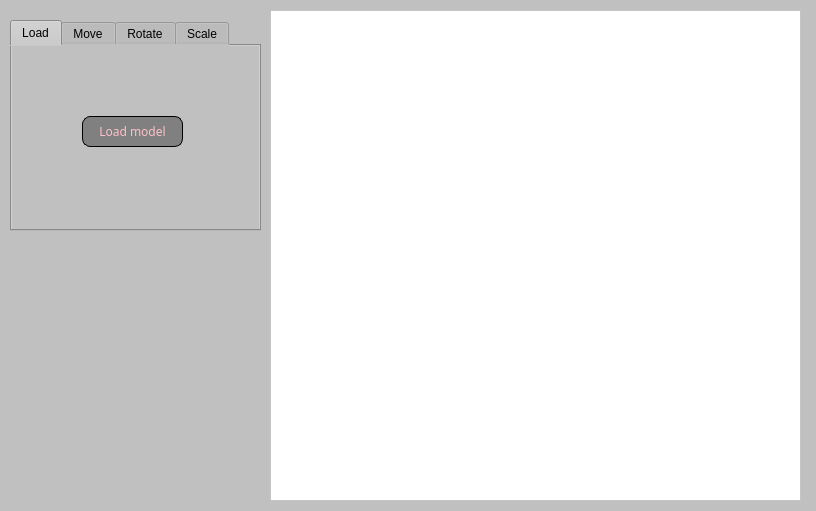
<?xml version="1.0" encoding="UTF-8"?>
<ui version="4.0">
 <class>mainwidget</class>
 <widget class="QMainWindow" name="mainwidget">
  <property name="geometry">
   <rect>
    <x>0</x>
    <y>0</y>
    <width>816</width>
    <height>511</height>
   </rect>
  </property>
  <property name="windowTitle">
   <string>mainwidget</string>
  </property>
  <property name="styleSheet">
   <string notr="true">background: silver;</string>
  </property>
  <widget class="QWidget" name="centralWidget">
   <widget class="QGraphicsView" name="graphicsView">
    <property name="geometry">
     <rect>
      <x>270</x>
      <y>10</y>
      <width>531</width>
      <height>491</height>
     </rect>
    </property>
    <property name="styleSheet">
     <string notr="true">background: white;</string>
    </property>
   </widget>
   <widget class="QTabWidget" name="tabWidget">
    <property name="geometry">
     <rect>
      <x>10</x>
      <y>20</y>
      <width>251</width>
      <height>211</height>
     </rect>
    </property>
    <property name="autoFillBackground">
     <bool>false</bool>
    </property>
    <property name="styleSheet">
     <string notr="true">background: silver;</string>
    </property>
    <property name="currentIndex">
     <number>0</number>
    </property>
    <widget class="QWidget" name="tab">
     <attribute name="title">
      <string>Load</string>
     </attribute>
     <widget class="QPushButton" name="loadButton">
      <property name="geometry">
       <rect>
        <x>70</x>
        <y>70</y>
        <width>101</width>
        <height>31</height>
       </rect>
      </property>
      <property name="styleSheet">
       <string notr="true">#loadButton {
background: grey; 
color: pink;
 font-family: Menlo;
 border: 1px solid black; 
border-radius: 8px;
}
#loadButton:hover {
	color: green;
	font-size: 14px;
	background: white;
}
#loadButton:pressed {
	font-size: 15px;
	color: darkgreen;
	background: darkgrey;
}</string>
      </property>
      <property name="text">
       <string>Load model</string>
      </property>
     </widget>
    </widget>
    <widget class="QWidget" name="tab_2">
     <attribute name="title">
      <string>Move</string>
     </attribute>
     <widget class="QPushButton" name="moveButton">
      <property name="geometry">
       <rect>
        <x>80</x>
        <y>130</y>
        <width>80</width>
        <height>31</height>
       </rect>
      </property>
      <property name="styleSheet">
       <string notr="true">#moveButton {
background: silver; 
color: black;
 font-family: Menlo;
 border: 1px solid black; 
border-radius: 3px;
}
#moveButton:hover {
	color: green;
	font-size: 14px;
	background: white;
}
#moveButton:pressed {
	font-size: 15px;
	color: darkgreen;
	background: darkgrey;
}</string>
      </property>
      <property name="text">
       <string>Move</string>
      </property>
     </widget>
     <widget class="QLineEdit" name="dx_input">
      <property name="geometry">
       <rect>
        <x>70</x>
        <y>20</y>
        <width>113</width>
        <height>24</height>
       </rect>
      </property>
      <property name="styleSheet">
       <string notr="true">background: white</string>
      </property>
      <property name="text">
       <string>0</string>
      </property>
     </widget>
     <widget class="QLineEdit" name="dy_input">
      <property name="geometry">
       <rect>
        <x>70</x>
        <y>50</y>
        <width>113</width>
        <height>24</height>
       </rect>
      </property>
      <property name="styleSheet">
       <string notr="true">background: white</string>
      </property>
      <property name="text">
       <string>0</string>
      </property>
     </widget>
     <widget class="QLineEdit" name="dz_input">
      <property name="geometry">
       <rect>
        <x>70</x>
        <y>80</y>
        <width>113</width>
        <height>24</height>
       </rect>
      </property>
      <property name="styleSheet">
       <string notr="true">background: white</string>
      </property>
      <property name="text">
       <string>0</string>
      </property>
     </widget>
     <widget class="QLabel" name="label">
      <property name="geometry">
       <rect>
        <x>40</x>
        <y>20</y>
        <width>21</width>
        <height>16</height>
       </rect>
      </property>
      <property name="styleSheet">
       <string notr="true">color: black</string>
      </property>
      <property name="text">
       <string>dX</string>
      </property>
     </widget>
     <widget class="QLabel" name="label_2">
      <property name="geometry">
       <rect>
        <x>40</x>
        <y>50</y>
        <width>21</width>
        <height>16</height>
       </rect>
      </property>
      <property name="styleSheet">
       <string notr="true">color: black</string>
      </property>
      <property name="text">
       <string>dY</string>
      </property>
     </widget>
     <widget class="QLabel" name="label_3">
      <property name="geometry">
       <rect>
        <x>40</x>
        <y>80</y>
        <width>21</width>
        <height>16</height>
       </rect>
      </property>
      <property name="styleSheet">
       <string notr="true">color: black</string>
      </property>
      <property name="text">
       <string>dZ</string>
      </property>
     </widget>
    </widget>
    <widget class="QWidget" name="tab_3">
     <attribute name="title">
      <string>Rotate</string>
     </attribute>
     <widget class="QPushButton" name="rotateButton">
      <property name="geometry">
       <rect>
        <x>80</x>
        <y>130</y>
        <width>80</width>
        <height>31</height>
       </rect>
      </property>
      <property name="styleSheet">
       <string notr="true">#rotateButton {
background: silver; 
color: black;
 font-family: Menlo;
 border: 1px solid black; 
border-radius: 3px;
}
#rotateButton:hover {
	color: green;
	font-size: 14px;
	background: white;
}
#rotateButton:pressed {
	font-size: 15px;
	color: darkgreen;
	background: darkgrey;
}</string>
      </property>
      <property name="text">
       <string>Rotate</string>
      </property>
     </widget>
     <widget class="QLabel" name="z_angle">
      <property name="geometry">
       <rect>
        <x>40</x>
        <y>80</y>
        <width>21</width>
        <height>16</height>
       </rect>
      </property>
      <property name="styleSheet">
       <string notr="true">color: black</string>
      </property>
      <property name="text">
       <string>dZ</string>
      </property>
     </widget>
     <widget class="QLineEdit" name="ry_input">
      <property name="geometry">
       <rect>
        <x>70</x>
        <y>50</y>
        <width>113</width>
        <height>24</height>
       </rect>
      </property>
      <property name="styleSheet">
       <string notr="true">background: white</string>
      </property>
      <property name="text">
       <string>0</string>
      </property>
     </widget>
     <widget class="QLineEdit" name="rx_input">
      <property name="geometry">
       <rect>
        <x>70</x>
        <y>20</y>
        <width>113</width>
        <height>24</height>
       </rect>
      </property>
      <property name="styleSheet">
       <string notr="true">background: white</string>
      </property>
      <property name="text">
       <string>0</string>
      </property>
     </widget>
     <widget class="QLineEdit" name="rz_input">
      <property name="geometry">
       <rect>
        <x>70</x>
        <y>80</y>
        <width>113</width>
        <height>24</height>
       </rect>
      </property>
      <property name="styleSheet">
       <string notr="true">background: white</string>
      </property>
      <property name="text">
       <string>0</string>
      </property>
     </widget>
     <widget class="QLabel" name="x_angle">
      <property name="geometry">
       <rect>
        <x>40</x>
        <y>20</y>
        <width>21</width>
        <height>16</height>
       </rect>
      </property>
      <property name="styleSheet">
       <string notr="true">color: black</string>
      </property>
      <property name="text">
       <string>dX</string>
      </property>
     </widget>
     <widget class="QLabel" name="y_angle">
      <property name="geometry">
       <rect>
        <x>40</x>
        <y>50</y>
        <width>21</width>
        <height>16</height>
       </rect>
      </property>
      <property name="styleSheet">
       <string notr="true">color: black</string>
      </property>
      <property name="text">
       <string>dY</string>
      </property>
     </widget>
    </widget>
    <widget class="QWidget" name="tab_4">
     <attribute name="title">
      <string>Scale</string>
     </attribute>
     <widget class="QLabel" name="label_4">
      <property name="geometry">
       <rect>
        <x>30</x>
        <y>50</y>
        <width>51</width>
        <height>16</height>
       </rect>
      </property>
      <property name="styleSheet">
       <string notr="true">color: black</string>
      </property>
      <property name="text">
       <string>Scale C.</string>
      </property>
     </widget>
     <widget class="QPushButton" name="scaleButton">
      <property name="geometry">
       <rect>
        <x>80</x>
        <y>130</y>
        <width>80</width>
        <height>31</height>
       </rect>
      </property>
      <property name="styleSheet">
       <string notr="true">#scaleButton {
background: silver; 
color: black;
 font-family: Menlo;
 border: 1px solid black; 
border-radius: 3px;
}
#scaleButton:hover {
	color: green;
	font-size: 14px;
	background: white;
}
#scaleButton:pressed {
	font-size: 15px;
	color: darkgreen;
	background: darkgrey;
}</string>
      </property>
      <property name="text">
       <string>Scale</string>
      </property>
     </widget>
     <widget class="QLineEdit" name="scale_input">
      <property name="geometry">
       <rect>
        <x>90</x>
        <y>50</y>
        <width>113</width>
        <height>24</height>
       </rect>
      </property>
      <property name="styleSheet">
       <string notr="true">background: white;</string>
      </property>
      <property name="text">
       <string>0</string>
      </property>
     </widget>
    </widget>
   </widget>
  </widget>
 </widget>
 <layoutdefault spacing="6" margin="11"/>
 <resources/>
 <connections/>
</ui>
